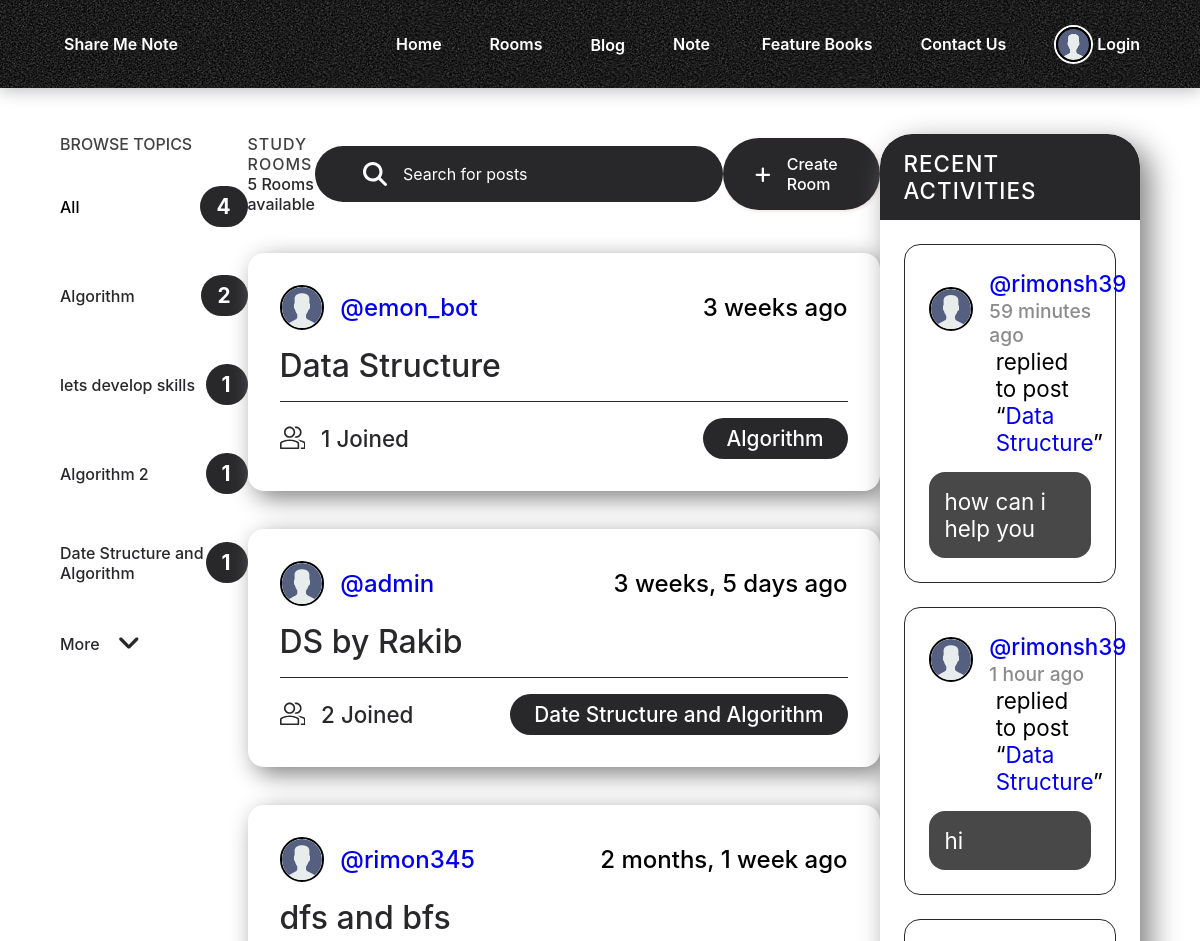
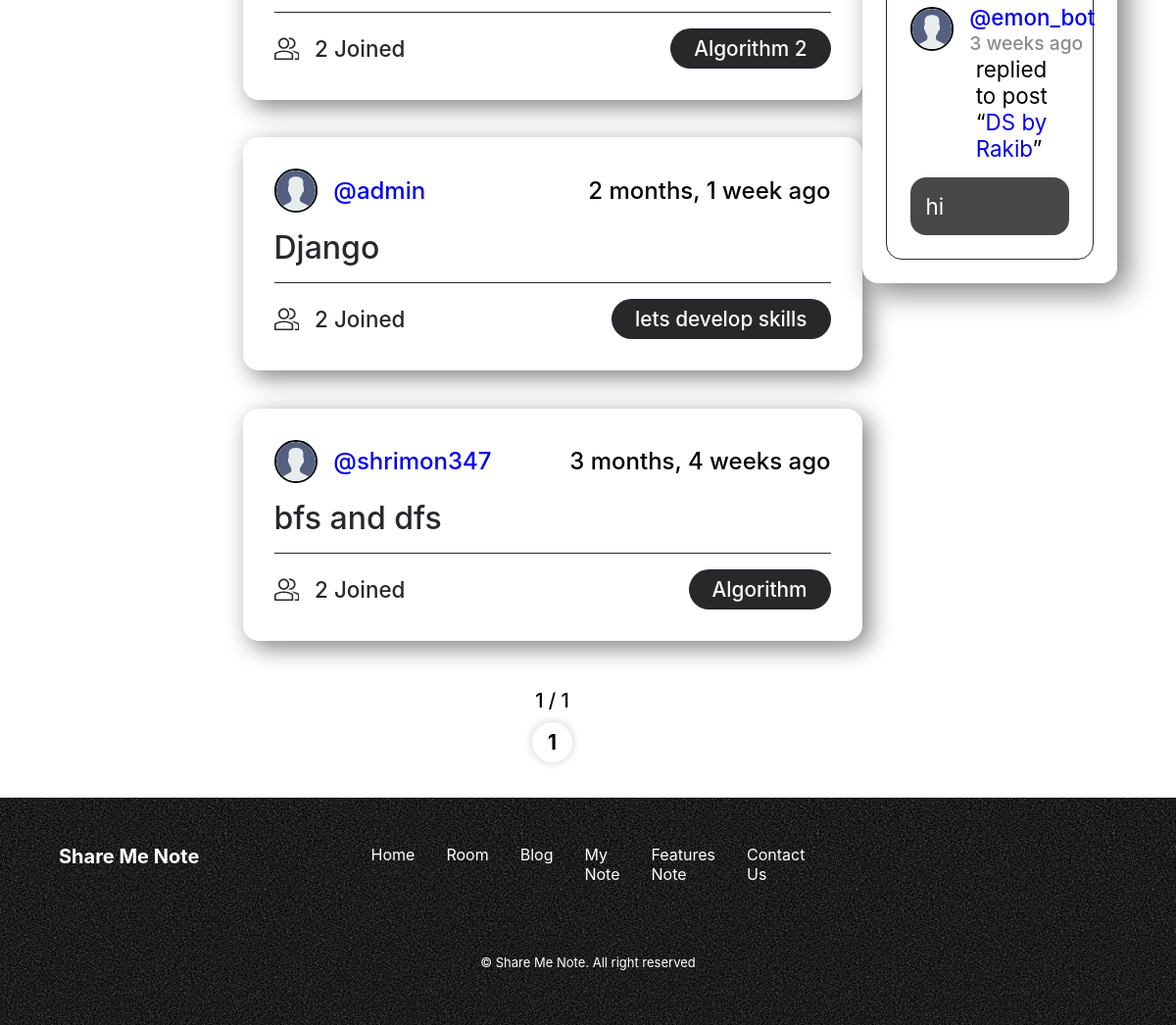
/rooms/, run on the app's committed database (2 pictures, top to bottom).
### base/models.py (models this page shows, shortened)
class Topic(models.Model):
    name = models.CharField(max_length=200)

class Room(models.Model):
    host = models.ForeignKey(User, on_delete=models.SET_NULL, null=True)
    topic = models.ForeignKey(Topic, on_delete=models.SET_NULL, null=True)
    name = models.CharField(max_length=200)
    description = models.TextField(null=True, blank=True)
    participants = models.ManyToManyField(
        User, related_name='participants', blank=True)
    updated = models.DateTimeField(auto_now=True)
    created = models.DateTimeField(auto_now_add=True)
    class Meta:
        ordering = ['-updated', '-created']
    def __str__(self):
        return self.name

class User(AbstractUser):
    name = models.CharField(max_length=200, null=True)
    email = models.EmailField(unique=True, null=True)
    bio = models.TextField(null=True)
    avatar = models.ImageField(null=True, default="avatar.svg")
    USERNAME_FIELD = 'email'
    REQUIRED_FIELDS = []

class Message(models.Model):
    user = models.ForeignKey(User, on_delete=models.CASCADE)
    room = models.ForeignKey(Room, on_delete=models.CASCADE)
    body = models.TextField()
    updated = models.DateTimeField(auto_now=True)
    created = models.DateTimeField(auto_now_add=True)
    class Meta:
        ordering = ['-updated', '-created']

### base/views.py (the view)
# urls.py: path('', views.rooms, name="rooms"),
def rooms(request):
    q = request.GET.get('q') if request.GET.get('q') != None else ''
    topics = Topic.objects.all()[0:5]
    room_messages = Message.objects.filter(
        Q(room__topic__name__icontains=q))[0:3]
    RoomData = Room.objects.filter(
        Q(topic__name__icontains=q) |
        Q(name__icontains=q) |
        Q(description__icontains=q)
    )
    room_count = RoomData.count()
    page = Paginator(RoomData, 5)
    page_number = request.GET.get('page', 1)
    roomDataFinal = page.get_page(page_number)
    totalpage = roomDataFinal.paginator.num_pages
    context = {'topics': topics,'room_count': room_count, 'room_messages': room_messages, 'roomdata':roomDataFinal, 'lastpage':totalpage,'totalpagelist':[n+1 for n in range (totalpage)],'page':page_number}
    return render(request, 'base/rooms.html', context)

### base/templates/base/rooms.html (shortened to what this page needs)
{% extends 'main.html' %} {% block content %}
<main class="layout layout--3">
  <div class="container">
    {% include 'base/topics_component.html' %}
    <div class="roomList">
      <div class="roomList__header">
        <div>
          <h2>Study Rooms</h2>
          <p>{{room_count}} Rooms available</p>
        </div>
        <form action="{% url 'rooms' %}" method="GET" class="header__search">
          <label>
            <input name="q" placeholder="Search for posts" />
          </label>
        </form>
        <a class="btn btn--main" href="{% url 'create-room' %}">
          Create Room
        </a>
      </div>
      {% include 'base/feed_component.html' %}
      <div class="center">
        <p style="padding: 10px; color: black; text-align:center;font-weight:500;font-size:20px">
          {{page}} / {{roomdata.paginator.num_pages}}
        </p>
        <div class="pagination pagination1 pagination3 pagination4 pagination6">
           {% for n in totalpagelist %}
          <a class="btn-page" href="?page={{n}}">{{n}}</a>
          {% endfor %}
        </div>
      </div>
    </div>
    {% include 'base/activity_component.html' %}
  </div>
</main>
{% endblock %}

### base/templates/base/topics_component.html (shortened to what this page needs)
<div class="topics">
  <div class="topics__header">
    <h2>Browse Topics</h2>
  </div>
  <ul class="topics__list">
    <li>
      <a href="{% url 'rooms' %}" class="active"
        >All <span>{{topics.count}}</span></a
      >
    </li>
    {% for topic in topics %}
    <li>
      <a href="{% url 'rooms' %}?q={{topic.name}}"
        >{{topic.name}}<span>{{topic.room_set.all.count}}</span></a
      >
    </li>
    {% endfor %}
  </ul>
  <a class="btn btn--link" href="{% url 'topics' %}">
    More
  </a>
</div>

### base/templates/base/feed_component.html (shortened to what this page needs)
{% for room in roomdata%}
<div class="roomListRoom">
    <div class="roomListRoom__header">
        <a href="{% url 'user-profile' room.host.username %}" class="roomListRoom__author">
            <div class="avatar avatar--small">
                <img src="{{room.host.avatar.url}}" />
            </div>
            <span>@{{room.host.username}}</span>
        </a>
        <div class="roomListRoom__actions">
            <span>{{room.created|timesince}} ago</span>
        </div>
    </div>
    <div class="roomListRoom__content">
        <a href="{% url 'room' room.id %}">{{room.name}}</a>
    </div>
    <div class="roomListRoom__meta">
        <a href="{% url 'room' room.id %}" class="roomListRoom__joined">
            {{room.participants.all.count}} Joined
        </a>
        <p class="roomListRoom__topic">{{room.topic.name}}</p>
    </div>
</div>
{% endfor %}

### base/templates/base/activity_component.html (shortened to what this page needs)
<div class="activities">
  {% if room_messages %}
  <div class="activities__header">
    <h2>Recent Activities</h2>
  </div>
  {% endif %} {% for message in room_messages %}
  <div class="activities__box">
    <div class="activities__boxHeader roomListRoom__header">
      <a
        href="{% url 'user-profile' message.user.username %}"
        class="roomListRoom__author"
      >
        <div class="avatar avatar--small">
          <img src="{{message.user.avatar.url}}" />
        </div>
        <p>
          @{{message.user.username}}
          <span>{{message.created|timesince}} ago</span>
        </p>
      </a>
    </div>
    <div class="activities__boxContent">
      <p>
        replied to post “<a href="{% url 'room' message.room.id %}"
          >{{message.room}}</a
        >”
      </p>
      <div class="activities__boxRoomContent">{{message.body}}</div>
    </div>
  </div>
  {% endfor %}
</div>

### data on the page
Topic: name "Algorithm", room_set.all.count "2"
Topic: name "lets develop skills", room_set.all.count "1"
Topic: name "Algorithm 2", room_set.all.count "1"
Topic: name "Date Structure and Algorithm", room_set.all.count "1"
Room: host.avatar (placeholder picture), host.username "emon_bot", created "3 weeks", name "Data Structure", participants.all.count "1", topic.name "Algorithm"
Room: host.avatar (placeholder picture), host.username "admin", created "3 weeks, 5 days", name "DS by Rakib", participants.all.count "2", topic.name "Date Structure and Algorithm"
Room: host.avatar (placeholder picture), host.username "rimon345", created "2 months, 1 week", name "dfs and bfs", participants.all.count "2", topic.name "Algorithm 2"
Room: host.avatar (placeholder picture), host.username "admin", created "2 months, 1 week", name "Django", participants.all.count "2", topic.name "lets develop skills"
Room: host.avatar (placeholder picture), host.username "shrimon347", created "3 months, 4 weeks", name "bfs and dfs", participants.all.count "2", topic.name "Algorithm"
Message: user.avatar (placeholder picture), user.username "rimonsh39", created "59 minutes", room "Data Structure", body "how can i help you"
Message: user.avatar (placeholder picture), user.username "rimonsh39", created "1 hour", room "Data Structure", body "hi"
Message: user.avatar (placeholder picture), user.username "emon_bot", created "3 weeks", room "DS by Rakib", body "hi"

### other printed values
{{ topics.count }} "4"
{{ room_count }} "5"
{{ page }} "1"
{{ roomdata.paginator.num_pages }} "1"
{{ n }} "1"
